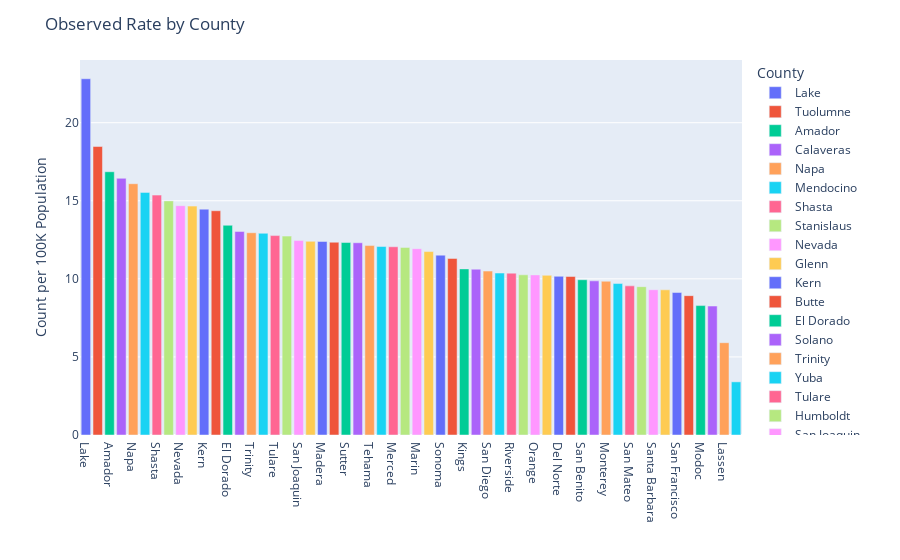

The notebook cell saved with this chart:
### Code cell
main_data_county = main_data[main_data.County != 'Statewide']

# Isolating statewide for our high-level analysis.

main_data_statewide = main_data[main_data.County == 'Statewide']

main_data_obs = main_data_county.groupby('County')[['ObsRate']] \
         .mean() \
         .reset_index() \
         .sort_values('ObsRate', ascending=False)

# Plotting.

fig = px.bar(main_data_obs, x='County', y='ObsRate', color='County')

# Layout adjustments.

fig.update_layout(title='Observed Rate by County', xaxis_title='', 
                  yaxis_title='Count per 100K Population')

fig.for_each_trace(lambda t: t.update(name=t.name.replace("County=","")))

fig.show()

### Figure 1 — Plotly figure (JSON) as saved in the notebook; plotly's stock layout.template omitted (floating-point values rounded to 4 significant figures)
{"data": [{"alignmentgroup": "True", "hovertemplate": "County=%{x}<br>ObsRate=%{y}<extra></extra>", "legendgroup": "Lake", "marker": {"color": "#636efa", "pattern": {"shape": ""}}, "name": "Lake", "offsetgroup": "Lake", "orientation": "v", "showlegend": true, "textposition": "auto", "type": "bar", "x": ["Lake"], "xaxis": "x", "y": [22.81], "yaxis": "y"}, {"alignmentgroup": "True", "hovertemplate": "County=%{x}<br>ObsRate=%{y}<extra></extra>", "legendgroup": "Tuolumne", "marker": {"color": "#EF553B", "pattern": {"shape": ""}}, "name": "Tuolumne", "offsetgroup": "Tuolumne", "orientation": "v", "showlegend": true, "textposition": "auto", "type": "bar", "x": ["Tuolumne"], "xaxis": "x", "y": [18.47], "yaxis": "y"}, {"alignmentgroup": "True", "hovertemplate": "County=%{x}<br>ObsRate=%{y}<extra></extra>", "legendgroup": "Amador", "marker": {"color": "#00cc96", "pattern": {"shape": ""}}, "name": "Amador", "offsetgroup": "Amador", "orientation": "v", "showlegend": true, "textposition": "auto", "type": "bar", "x": ["Amador"], "xaxis": "x", "y": [16.86], "yaxis": "y"}, {"alignmentgroup": "True", "hovertemplate": "County=%{x}<br>ObsRate=%{y}<extra></extra>", "legendgroup": "Calaveras", "marker": {"color": "#ab63fa", "pattern": {"shape": ""}}, "name": "Calaveras", "offsetgroup": "Calaveras", "orientation": "v", "showlegend": true, "textposition": "auto", "type": "bar", "x": ["Calaveras"], "xaxis": "x", "y": [16.44], "yaxis": "y"}, {"alignmentgroup": "True", "hovertemplate": "County=%{x}<br>ObsRate=%{y}<extra></extra>", "legendgroup": "Napa", "marker": {"color": "#FFA15A", "pattern": {"shape": ""}}, "name": "Napa", "offsetgroup": "Napa", "orientation": "v", "showlegend": true, "textposition": "auto", "type": "bar", "x": ["Napa"], "xaxis": "x", "y": [16.09], "yaxis": "y"}, {"alignmentgroup": "True", "hovertemplate": "County=%{x}<br>ObsRate=%{y}<extra></extra>", "legendgroup": "Mendocino", "marker": {"color": "#19d3f3", "pattern": {"shape": ""}}, "name": "Mendocino", "offsetgroup": "Mendocino", "orientation": "v", "showlegend": true, "textposition": "auto", "type": "bar", "x": ["Mendocino"], "xaxis": "x", "y": [15.54], "yaxis": "y"}, {"alignmentgroup": "True", "hovertemplate": "County=%{x}<br>ObsRate=%{y}<extra></extra>", "legendgroup": "Shasta", "marker": {"color": "#FF6692", "pattern": {"shape": ""}}, "name": "Shasta", "offsetgroup": "Shasta", "orientation": "v", "showlegend": true, "textposition": "auto", "type": "bar", "x": ["Shasta"], "xaxis": "x", "y": [15.36], "yaxis": "y"}, {"alignmentgroup": "True", "hovertemplate": "County=%{x}<br>ObsRate=%{y}<extra></extra>", "legendgroup": "Stanislaus", "marker": {"color": "#B6E880", "pattern": {"shape": ""}}, "name": "Stanislaus", "offsetgroup": "Stanislaus", "orientation": "v", "showlegend": true, "textposition": "auto", "type": "bar", "x": ["Stanislaus"], "xaxis": "x", "y": [14.99], "yaxis": "y"}, {"alignmentgroup": "True", "hovertemplate": "County=%{x}<br>ObsRate=%{y}<extra></extra>", "legendgroup": "Nevada", "marker": {"color": "#FF97FF", "pattern": {"shape": ""}}, "name": "Nevada", "offsetgroup": "Nevada", "orientation": "v", "showlegend": true, "textposition": "auto", "type": "bar", "x": ["Nevada"], "xaxis": "x", "y": [14.69], "yaxis": "y"}, {"alignmentgroup": "True", "hovertemplate": "County=%{x}<br>ObsRate=%{y}<extra></extra>", "legendgroup": "Glenn", "marker": {"color": "#FECB52", "pattern": {"shape": ""}}, "name": "Glenn", "offsetgroup": "Glenn", "orientation": "v", "showlegend": true, "textposition": "auto", "type": "bar", "x": ["Glenn"], "xaxis": "x", "y": [14.66], "yaxis": "y"}, {"alignmentgroup": "True", "hovertemplate": "County=%{x}<br>ObsRate=%{y}<extra></extra>", "legendgroup": "Kern", "marker": {"color": "#636efa", "pattern": {"shape": ""}}, "name": "Kern", "offsetgroup": "Kern", "orientation": "v", "showlegend": true, "textposition": "auto", "type": "bar", "x": ["Kern"], "xaxis": "x", "y": [14.46], "yaxis": "y"}, {"alignmentgroup": "True", "hovertemplate": "County=%{x}<br>ObsRate=%{y}<extra></extra>", "legendgroup": "Butte", "marker": {"color": "#EF553B", "pattern": {"shape": ""}}, "name": "Butte", "offsetgroup": "Butte", "orientation": "v", "showlegend": true, "textposition": "auto", "type": "bar", "x": ["Butte"], "xaxis": "x", "y": [14.36], "yaxis": "y"}, {"alignmentgroup": "True", "hovertemplate": "County=%{x}<br>ObsRate=%{y}<extra></extra>", "legendgroup": "El Dorado", "marker": {"color": "#00cc96", "pattern": {"shape": ""}}, "name": "El Dorado", "offsetgroup": "El Dorado", "orientation": "v", "showlegend": true, "textposition": "auto", "type": "bar", "x": ["El Dorado"], "xaxis": "x", "y": [13.43], "yaxis": "y"}, {"alignmentgroup": "True", "hovertemplate": "County=%{x}<br>ObsRate=%{y}<extra></extra>", "legendgroup": "Solano", "marker": {"color": "#ab63fa", "pattern": {"shape": ""}}, "name": "Solano", "offsetgroup": "Solano", "orientation": "v", "showlegend": true, "textposition": "auto", "type": "bar", "x": ["Solano"], "xaxis": "x", "y": [13.03], "yaxis": "y"}, {"alignmentgroup": "True", "hovertemplate": "County=%{x}<br>ObsRate=%{y}<extra></extra>", "legendgroup": "Trinity", "marker": {"color": "#FFA15A", "pattern": {"shape": ""}}, "name": "Trinity", "offsetgroup": "Trinity", "orientation": "v", "showlegend": true, "textposition": "auto", "type": "bar", "x": ["Trinity"], "xaxis": "x", "y": [12.95], "yaxis": "y"}, {"alignmentgroup": "True", "hovertemplate": "County=%{x}<br>ObsRate=%{y}<extra></extra>", "legendgroup": "Yuba", "marker": {"color": "#19d3f3", "pattern": {"shape": ""}}, "name": "Yuba", "offsetgroup": "Yuba", "orientation": "v", "showlegend": true, "textposition": "auto", "type": "bar", "x": ["Yuba"], "xaxis": "x", "y": [12.92], "yaxis": "y"}, {"alignmentgroup": "True", "hovertemplate": "County=%{x}<br>ObsRate=%{y}<extra></extra>", "legendgroup": "Tulare", "marker": {"color": "#FF6692", "pattern": {"shape": ""}}, "name": "Tulare", "offsetgroup": "Tulare", "orientation": "v", "showlegend": true, "textposition": "auto", "type": "bar", "x": ["Tulare"], "xaxis": "x", "y": [12.77], "yaxis": "y"}, {"alignmentgroup": "True", "hovertemplate": "County=%{x}<br>ObsRate=%{y}<extra></extra>", "legendgroup": "Humboldt", "marker": {"color": "#B6E880", "pattern": {"shape": ""}}, "name": "Humboldt", "offsetgroup": "Humboldt", "orientation": "v", "showlegend": true, "textposition": "auto", "type": "bar", "x": ["Humboldt"], "xaxis": "x", "y": [12.74], "yaxis": "y"}, {"alignmentgroup": "True", "hovertemplate": "County=%{x}<br>ObsRate=%{y}<extra></extra>", "legendgroup": "San Joaquin", "marker": {"color": "#FF97FF", "pattern": {"shape": ""}}, "name": "San Joaquin", "offsetgroup": "San Joaquin", "orientation": "v", "showlegend": true, "textposition": "auto", "type": "bar", "x": ["San Joaquin"], "xaxis": "x", "y": [12.45], "yaxis": "y"}, {"alignmentgroup": "True", "hovertemplate": "County=%{x}<br>ObsRate=%{y}<extra></extra>", "legendgroup": "Fresno", "marker": {"color": "#FECB52", "pattern": {"shape": ""}}, "name": "Fresno", "offsetgroup": "Fresno", "orientation": "v", "showlegend": true, "textposition": "auto", "type": "bar", "x": ["Fresno"], "xaxis": "x", "y": [12.4], "yaxis": "y"}, {"alignmentgroup": "True", "hovertemplate": "County=%{x}<br>ObsRate=%{y}<extra></extra>", "legendgroup": "Madera", "marker": {"color": "#636efa", "pattern": {"shape": ""}}, "name": "Madera", "offsetgroup": "Madera", "orientation": "v", "showlegend": true, "textposition": "auto", "type": "bar", "x": ["Madera"], "xaxis": "x", "y": [12.39], "yaxis": "y"}, {"alignmentgroup": "True", "hovertemplate": "County=%{x}<br>ObsRate=%{y}<extra></extra>", "legendgroup": "Mariposa", "marker": {"color": "#EF553B", "pattern": {"shape": ""}}, "name": "Mariposa", "offsetgroup": "Mariposa", "orientation": "v", "showlegend": true, "textposition": "auto", "type": "bar", "x": ["Mariposa"], "xaxis": "x", "y": [12.34], "yaxis": "y"}, {"alignmentgroup": "True", "hovertemplate": "County=%{x}<br>ObsRate=%{y}<extra></extra>", "legendgroup": "Sutter", "marker": {"color": "#00cc96", "pattern": {"shape": ""}}, "name": "Sutter", "offsetgroup": "Sutter", "orientation": "v", "showlegend": true, "textposition": "auto", "type": "bar", "x": ["Sutter"], "xaxis": "x", "y": [12.33], "yaxis": "y"}, {"alignmentgroup": "True", "hovertemplate": "County=%{x}<br>ObsRate=%{y}<extra></extra>", "legendgroup": "Contra Costa", "marker": {"color": "#ab63fa", "pattern": {"shape": ""}}, "name": "Contra Costa", "offsetgroup": "Contra Costa", "orientation": "v", "showlegend": true, "textposition": "auto", "type": "bar", "x": ["Contra Costa"], "xaxis": "x", "y": [12.31], "yaxis": "y"}, {"alignmentgroup": "True", "hovertemplate": "County=%{x}<br>ObsRate=%{y}<extra></extra>", "legendgroup": "Tehama", "marker": {"color": "#FFA15A", "pattern": {"shape": ""}}, "name": "Tehama", "offsetgroup": "Tehama", "orientation": "v", "showlegend": true, "textposition": "auto", "type": "bar", "x": ["Tehama"], "xaxis": "x", "y": [12.13], "yaxis": "y"}, {"alignmentgroup": "True", "hovertemplate": "County=%{x}<br>ObsRate=%{y}<extra></extra>", "legendgroup": "Sacramento", "marker": {"color": "#19d3f3", "pattern": {"shape": ""}}, "name": "Sacramento", "offsetgroup": "Sacramento", "orientation": "v", "showlegend": true, "textposition": "auto", "type": "bar", "x": ["Sacramento"], "xaxis": "x", "y": [12.07], "yaxis": "y"}, {"alignmentgroup": "True", "hovertemplate": "County=%{x}<br>ObsRate=%{y}<extra></extra>", "legendgroup": "Merced", "marker": {"color": "#FF6692", "pattern": {"shape": ""}}, "name": "Merced", "offsetgroup": "Merced", "orientation": "v", "showlegend": true, "textposition": "auto", "type": "bar", "x": ["Merced"], "xaxis": "x", "y": [12.05], "yaxis": "y"}, {"alignmentgroup": "True", "hovertemplate": "County=%{x}<br>ObsRate=%{y}<extra></extra>", "legendgroup": "Ventura", "marker": {"color": "#B6E880", "pattern": {"shape": ""}}, "name": "Ventura", "offsetgroup": "Ventura", "orientation": "v", "showlegend": true, "textposition": "auto", "type": "bar", "x": ["Ventura"], "xaxis": "x", "y": [12.01], "yaxis": "y"}, {"alignmentgroup": "True", "hovertemplate": "County=%{x}<br>ObsRate=%{y}<extra></extra>", "legendgroup": "Marin", "marker": {"color": "#FF97FF", "pattern": {"shape": ""}}, "name": "Marin", "offsetgroup": "Marin", "orientation": "v", "showlegend": true, "textposition": "auto", "type": "bar", "x": ["Marin"], "xaxis": "x", "y": [11.93], "yaxis": "y"}, {"alignmentgroup": "True", "hovertemplate": "County=%{x}<br>ObsRate=%{y}<extra></extra>", "legendgroup": "Placer", "marker": {"color": "#FECB52", "pattern": {"shape": ""}}, "name": "Placer", "offsetgroup": "Placer", "orientation": "v", "showlegend": true, "textposition": "auto", "type": "bar", "x": ["Placer"], "xaxis": "x", "y": [11.75], "yaxis": "y"}, {"alignmentgroup": "True", "hovertemplate": "County=%{x}<br>ObsRate=%{y}<extra></extra>", "legendgroup": "Sonoma", "marker": {"color": "#636efa", "pattern": {"shape": ""}}, "name": "Sonoma", "offsetgroup": "Sonoma", "orientation": "v", "showlegend": true, "textposition": "auto", "type": "bar", "x": ["Sonoma"], "xaxis": "x", "y": [11.52], "yaxis": "y"}, {"alignmentgroup": "True", "hovertemplate": "County=%{x}<br>ObsRate=%{y}<extra></extra>", "legendgroup": "Colusa", "marker": {"color": "#EF553B", "pattern": {"shape": ""}}, "name": "Colusa", "offsetgroup": "Colusa", "orientation": "v", "showlegend": true, "textposition": "auto", "type": "bar", "x": ["Colusa"], "xaxis": "x", "y": [11.31], "yaxis": "y"}, {"alignmentgroup": "True", "hovertemplate": "County=%{x}<br>ObsRate=%{y}<extra></extra>", "legendgroup": "Kings", "marker": {"color": "#00cc96", "pattern": {"shape": ""}}, "name": "Kings", "offsetgroup": "Kings", "orientation": "v", "showlegend": true, "textposition": "auto", "type": "bar", "x": ["Kings"], "xaxis": "x", "y": [10.64], "yaxis": "y"}, {"alignmentgroup": "True", "hovertemplate": "County=%{x}<br>ObsRate=%{y}<extra></extra>", "legendgroup": "Inyo", "marker": {"color": "#ab63fa", "pattern": {"shape": ""}}, "name": "Inyo", "offsetgroup": "Inyo", "orientation": "v", "showlegend": true, "textposition": "auto", "type": "bar", "x": ["Inyo"], "xaxis": "x", "y": [10.62], "yaxis": "y"}, {"alignmentgroup": "True", "hovertemplate": "County=%{x}<br>ObsRate=%{y}<extra></extra>", "legendgroup": "San Diego", "marker": {"color": "#FFA15A", "pattern": {"shape": ""}}, "name": "San Diego", "offsetgroup": "San Diego", "orientation": "v", "showlegend": true, "textposition": "auto", "type": "bar", "x": ["San Diego"], "xaxis": "x", "y": [10.5], "yaxis": "y"}, {"alignmentgroup": "True", "hovertemplate": "County=%{x}<br>ObsRate=%{y}<extra></extra>", "legendgroup": "Alameda", "marker": {"color": "#19d3f3", "pattern": {"shape": ""}}, "name": "Alameda", "offsetgroup": "Alameda", "orientation": "v", "showlegend": true, "textposition": "auto", "type": "bar", "x": ["Alameda"], "xaxis": "x", "y": [10.37], "yaxis": "y"}, {"alignmentgroup": "True", "hovertemplate": "County=%{x}<br>ObsRate=%{y}<extra></extra>", "legendgroup": "Riverside", "marker": {"color": "#FF6692", "pattern": {"shape": ""}}, "name": "Riverside", "offsetgroup": "Riverside", "orientation": "v", "showlegend": true, "textposition": "auto", "type": "bar", "x": ["Riverside"], "xaxis": "x", "y": [10.36], "yaxis": "y"}, {"alignmentgroup": "True", "hovertemplate": "County=%{x}<br>ObsRate=%{y}<extra></extra>", "legendgroup": "Yolo", "marker": {"color": "#B6E880", "pattern": {"shape": ""}}, "name": "Yolo", "offsetgroup": "Yolo", "orientation": "v", "showlegend": true, "textposition": "auto", "type": "bar", "x": ["Yolo"], "xaxis": "x", "y": [10.26], "yaxis": "y"}, {"alignmentgroup": "True", "hovertemplate": "County=%{x}<br>ObsRate=%{y}<extra></extra>", "legendgroup": "Orange", "marker": {"color": "#FF97FF", "pattern": {"shape": ""}}, "name": "Orange", "offsetgroup": "Orange", "orientation": "v", "showlegend": true, "textposition": "auto", "type": "bar", "x": ["Orange"], "xaxis": "x", "y": [10.25], "yaxis": "y"}, {"alignmentgroup": "True", "hovertemplate": "County=%{x}<br>ObsRate=%{y}<extra></extra>", "legendgroup": "Siskiyou", "marker": {"color": "#FECB52", "pattern": {"shape": ""}}, "name": "Siskiyou", "offsetgroup": "Siskiyou", "orientation": "v", "showlegend": true, "textposition": "auto", "type": "bar", "x": ["Siskiyou"], "xaxis": "x", "y": [10.23], "yaxis": "y"}, {"alignmentgroup": "True", "hovertemplate": "County=%{x}<br>ObsRate=%{y}<extra></extra>", "legendgroup": "Del Norte", "marker": {"color": "#636efa", "pattern": {"shape": ""}}, "name": "Del Norte", "offsetgroup": "Del Norte", "orientation": "v", "showlegend": true, "textposition": "auto", "type": "bar", "x": ["Del Norte"], "xaxis": "x", "y": [10.16], "yaxis": "y"}, {"alignmentgroup": "True", "hovertemplate": "County=%{x}<br>ObsRate=%{y}<extra></extra>", "legendgroup": "San Bernardino", "marker": {"color": "#EF553B", "pattern": {"shape": ""}}, "name": "San Bernardino", "offsetgroup": "San Bernardino", "orientation": "v", "showlegend": true, "textposition": "auto", "type": "bar", "x": ["San Bernardino"], "xaxis": "x", "y": [10.15], "yaxis": "y"}, {"alignmentgroup": "True", "hovertemplate": "County=%{x}<br>ObsRate=%{y}<extra></extra>", "legendgroup": "San Benito", "marker": {"color": "#00cc96", "pattern": {"shape": ""}}, "name": "San Benito", "offsetgroup": "San Benito", "orientation": "v", "showlegend": true, "textposition": "auto", "type": "bar", "x": ["San Benito"], "xaxis": "x", "y": [9.944], "yaxis": "y"}, {"alignmentgroup": "True", "hovertemplate": "County=%{x}<br>ObsRate=%{y}<extra></extra>", "legendgroup": "Santa Clara", "marker": {"color": "#ab63fa", "pattern": {"shape": ""}}, "name": "Santa Clara", "offsetgroup": "Santa Clara", "orientation": "v", "showlegend": true, "textposition": "auto", "type": "bar", "x": ["Santa Clara"], "xaxis": "x", "y": [9.871], "yaxis": "y"}, {"alignmentgroup": "True", "hovertemplate": "County=%{x}<br>ObsRate=%{y}<extra></extra>", "legendgroup": "Monterey", "marker": {"color": "#FFA15A", "pattern": {"shape": ""}}, "name": "Monterey", "offsetgroup": "Monterey", "orientation": "v", "showlegend": true, "textposition": "auto", "type": "bar", "x": ["Monterey"], "xaxis": "x", "y": [9.846], "yaxis": "y"}, {"alignmentgroup": "True", "hovertemplate": "County=%{x}<br>ObsRate=%{y}<extra></extra>", "legendgroup": "Santa Cruz", "marker": {"color": "#19d3f3", "pattern": {"shape": ""}}, "name": "Santa Cruz", "offsetgroup": "Santa Cruz", "orientation": "v", "showlegend": true, "textposition": "auto", "type": "bar", "x": ["Santa Cruz"], "xaxis": "x", "y": [9.698], "yaxis": "y"}, {"alignmentgroup": "True", "hovertemplate": "County=%{x}<br>ObsRate=%{y}<extra></extra>", "legendgroup": "San Mateo", "marker": {"color": "#FF6692", "pattern": {"shape": ""}}, "name": "San Mateo", "offsetgroup": "San Mateo", "orientation": "v", "showlegend": true, "textposition": "auto", "type": "bar", "x": ["San Mateo"], "xaxis": "x", "y": [9.551], "yaxis": "y"}, {"alignmentgroup": "True", "hovertemplate": "County=%{x}<br>ObsRate=%{y}<extra></extra>", "legendgroup": "Imperial", "marker": {"color": "#B6E880", "pattern": {"shape": ""}}, "name": "Imperial", "offsetgroup": "Imperial", "orientation": "v", "showlegend": true, "textposition": "auto", "type": "bar", "x": ["Imperial"], "xaxis": "x", "y": [9.499], "yaxis": "y"}, {"alignmentgroup": "True", "hovertemplate": "County=%{x}<br>ObsRate=%{y}<extra></extra>", "legendgroup": "Santa Barbara", "marker": {"color": "#FF97FF", "pattern": {"shape": ""}}, "name": "Santa Barbara", "offsetgroup": "Santa Barbara", "orientation": "v", "showlegend": true, "textposition": "auto", "type": "bar", "x": ["Santa Barbara"], "xaxis": "x", "y": [9.303], "yaxis": "y"}, {"alignmentgroup": "True", "hovertemplate": "County=%{x}<br>ObsRate=%{y}<extra></extra>", "legendgroup": "Los Angeles", "marker": {"color": "#FECB52", "pattern": {"shape": ""}}, "name": "Los Angeles", "offsetgroup": "Los Angeles", "orientation": "v", "showlegend": true, "textposition": "auto", "type": "bar", "x": ["Los Angeles"], "xaxis": "x", "y": [9.296], "yaxis": "y"}, {"alignmentgroup": "True", "hovertemplate": "County=%{x}<br>ObsRate=%{y}<extra></extra>", "legendgroup": "San Francisco", "marker": {"color": "#636efa", "pattern": {"shape": ""}}, "name": "San Francisco", "offsetgroup": "San Francisco", "orientation": "v", "showlegend": true, "textposition": "auto", "type": "bar", "x": ["San Francisco"], "xaxis": "x", "y": [9.123], "yaxis": "y"}, {"alignmentgroup": "True", "hovertemplate": "County=%{x}<br>ObsRate=%{y}<extra></extra>", "legendgroup": "San Luis Obispo", "marker": {"color": "#EF553B", "pattern": {"shape": ""}}, "name": "San Luis Obispo", "offsetgroup": "San Luis Obispo", "orientation": "v", "showlegend": true, "textposition": "auto", "type": "bar", "x": ["San Luis Obispo"], "xaxis": "x", "y": [8.922], "yaxis": "y"}, {"alignmentgroup": "True", "hovertemplate": "County=%{x}<br>ObsRate=%{y}<extra></extra>", "legendgroup": "Modoc", "marker": {"color": "#00cc96", "pattern": {"shape": ""}}, "name": "Modoc", "offsetgroup": "Modoc", "orientation": "v", "showlegend": true, "textposition": "auto", "type": "bar", "x": ["Modoc"], "xaxis": "x", "y": [8.287], "yaxis": "y"}, {"alignmentgroup": "True", "hovertemplate": "County=%{x}<br>ObsRate=%{y}<extra></extra>", "legendgroup": "Plumas", "marker": {"color": "#ab63fa", "pattern": {"shape": ""}}, "name": "Plumas", "offsetgroup": "Plumas", "orientation": "v", "showlegend": true, "textposition": "auto", "type": "bar", "x": ["Plumas"], "xaxis": "x", "y": [8.26], "yaxis": "y"}, {"alignmentgroup": "True", "hovertemplate": "County=%{x}<br>ObsRate=%{y}<extra></extra>", "legendgroup": "Lassen", "marker": {"color": "#FFA15A", "pattern": {"shape": ""}}, "name": "Lassen", "offsetgroup": "Lassen", "orientation": "v", "showlegend": true, "textposition": "auto", "type": "bar", "x": ["Lassen"], "xaxis": "x", "y": [5.911], "yaxis": "y"}, {"alignmentgroup": "True", "hovertemplate": "County=%{x}<br>ObsRate=%{y}<extra></extra>", "legendgroup": "Mono", "marker": {"color": "#19d3f3", "pattern": {"shape": ""}}, "name": "Mono", "offsetgroup": "Mono", "orientation": "v", "showlegend": true, "textposition": "auto", "type": "bar", "x": ["Mono"], "xaxis": "x", "y": [3.404], "yaxis": "y"}], "layout": {"autosize": true, "barmode": "relative", "legend": {"title": {"text": "County"}, "tracegroupgap": 0}, "margin": {"t": 60}, "title": {"text": "Observed Rate by County"}, "xaxis": {"anchor": "y", "autorange": true, "categoryarray": ["Lake", "Tuolumne", "Amador", "Calaveras", "Napa", "Mendocino", "Shasta", "Stanislaus", "Nevada", "Glenn", "Kern", "Butte", "El Dorado", "Solano", "Trinity", "Yuba", "Tulare", "Humboldt", "San Joaquin", "Fresno", "Madera", "Mariposa", "Sutter", "Contra Costa", "Tehama", "Sacramento", "Merced", "Ventura", "Marin", "Placer", "Sonoma", "Colusa", "Kings", "Inyo", "San Diego", "Alameda", "Riverside", "Yolo", "Orange", "Siskiyou", "Del Norte", "San Bernardino", "San Benito", "Santa Clara", "Monterey", "Santa Cruz", "San Mateo", "Imperial", "Santa Barbara", "Los Angeles", "San Francisco", "San Luis Obispo", "Modoc", "Plumas", "Lassen", "Mono"], "categoryorder": "array", "domain": [0, 1], "range": [-0.5, 55.5], "title": {"text": ""}, "type": "category"}, "yaxis": {"anchor": "x", "autorange": true, "domain": [0, 1], "range": [0, 24.01], "title": {"text": "Count per 100K Population"}, "type": "linear"}}}
